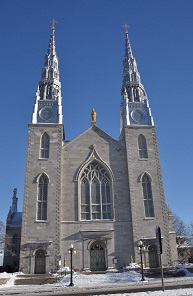
//> input picture church01.jpg, 193 x 296 px
$ ./drawKeyPoints   (built with g++ and OpenCV 4)
//> lines starting //> are read from the running program, lines starting //| are printed output that depends on the picture; after the words box and inside, x2 and y2 are one past the last pixel; in counts of white or black regions, pixels touching at a corner belong together
#include <opencv2/opencv.hpp>
using namespace std;
using namespace cv;

int main()
{
	// Grid adaptor detection
	Mat image = imread("../images/church01.jpg", 0);
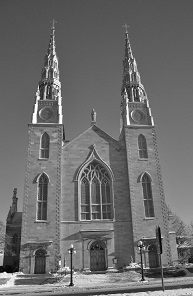
//> image: 296 rows x 193 cols, CV_8UC1; min 0, max 255, mean 107.8
	if (!image.data)
		return 0;

	int total(100); // requested number of keypoints
	int hstep(5), vstep(3); // a grid of 5 columns by 3 rows
							// hstep= vstep= 1; // try without grid
	int hsize(image.cols / hstep), vsize(image.rows / vstep);
//> hsize = 38; vsize = 98
	int subtotal(total / (hstep*vstep)); // number of keypoints per grid
	Mat imageROI;
	vector< KeyPoint > gridpoints;
	vector < KeyPoint > keypoints;

	cout << "Grid of " << vstep << " by " << hstep << " each of size " << vsize << " by " << hsize << endl;
//| Grid of 3 by 5 each of size 98 by 38

	// detection with low threshold
	Ptr < FastFeatureDetector > ptrFAST = FastFeatureDetector::create();
	ptrFAST->setThreshold(20);
	// non-max suppression
	ptrFAST->setNonmaxSuppression(true);

	// The final vector of keypoints
	// detect on each grid
	for (int i = 0; i < vstep; i++)
		for (int j = 0; j < hstep; j++) {

			// create ROI over current grid
			imageROI = image(Rect(j*hsize, i*vsize, hsize, vsize));
			// detect the keypoints in grid
			gridpoints.clear();
			ptrFAST->detect(imageROI, gridpoints);
			cout << "Number of FAST in grid " << i << "," << j << ": " << gridpoints.size() << endl;
			if (gridpoints.size() > subtotal) {
				for (auto it = gridpoints.begin(); it != gridpoints.begin() + subtotal; ++it) {
					cout << "  " << it->response << endl;
				}
			}

			// get the strongest FAST features
			auto itEnd(gridpoints.end());
			if (gridpoints.size() > subtotal) { // select the strongest features
				nth_element(gridpoints.begin(), gridpoints.begin() + subtotal, gridpoints.end(),
					[](KeyPoint& a, KeyPoint& b) {return a.response > b.response; });
				itEnd = gridpoints.begin() + subtotal;
			}

			// add them to the global keypoint vector
			for (auto it = gridpoints.begin(); it != itEnd; ++it) {
				it->pt += Point2f(j*hsize, i*vsize); // convert to image coordinates
				keypoints.push_back(*it);
				std::cout << "  " << it->response << std::endl;
			}
		}
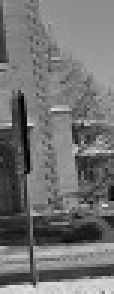
//> imageROI: 98 rows x 38 cols, CV_8UC1 (shown 3 times larger); min 1, max 227, mean 114.2
//> after the loop, gridpoints = 110 keypoints; strongest (x, y, size): (155, 237, 7), (159, 228, 7), (177, 248, 7), (161, 235, 7); keypoints = 72 keypoints; strongest (x, y, size): (4, 272, 7), (132, 89, 7), (141, 242, 7), (128, 124, 7)

	// draw the keypoints
	cv::drawKeypoints(image, keypoints, image, cv::Scalar(255, 255, 255), cv::DrawMatchesFlags::DRAW_OVER_OUTIMG);
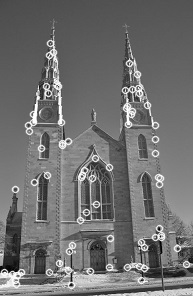
//> image: 296 rows x 193 cols, CV_8UC1; 5.37% of pixels changed, all inside (x1, y1, x2, y2) = (0, 39, 191, 290)

	// Display the keypoints
	namedWindow("FAST Features (grid)");
	moveWindow("FAST Features (grid)", 500, 250);
	imshow("FAST Features (grid)", image);

	waitKey();
	return 0;
}

$ run again, with church02.jpg copied over church01.jpg
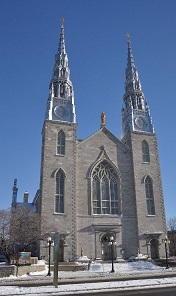
//> input picture church02.jpg, 176 x 296 px
//| Grid of 3 by 5 each of size 98 by 35
//> after the loop `for (int i = 0; i < vstep; i++)`:
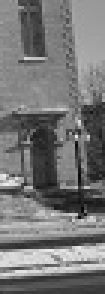
//> imageROI: 98 rows x 35 cols, CV_8UC1 (shown 3 times larger); min 7, max 238, mean 117.5
//> after the loop `for (int i = 0; i < vstep; i++)`: gridpoints = 85 keypoints; strongest (x, y, size): (169, 241, 7), (164, 267, 7), (166, 236, 7), (169, 258, 7); keypoints = 72 keypoints; strongest (x, y, size): (53, 243, 7), (48, 274, 7), (133, 129, 7), (50, 117, 7)
//> `cv::drawKeypoints(image, keypoints, image, cv::Scalar(255, 255, 255), ..`:
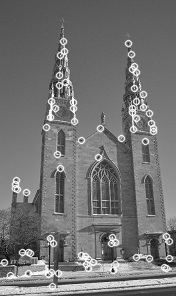
//> image: 296 rows x 176 cols, CV_8UC1; min 0, max 255, mean 115.4

$ run again, with church03.jpg copied over church01.jpg
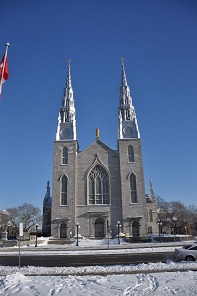
//> input picture church03.jpg, 197 x 296 px
//| Grid of 3 by 5 each of size 98 by 39
//> after the loop `for (int i = 0; i < vstep; i++)`:
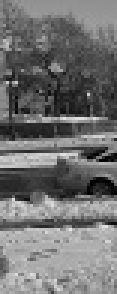
//> imageROI: 98 rows x 39 cols, CV_8UC1 (shown 3 times larger); min 0, max 228, mean 113.1
//> after the loop `for (int i = 0; i < vstep; i++)`: gridpoints = 147 keypoints; strongest (x, y, size): (161, 223, 7), (185, 227, 7), (160, 262, 7), (185, 248, 7); keypoints = 66 keypoints; strongest (x, y, size): (25, 275, 7), (8, 44, 7), (139, 137, 7), (161, 223, 7)
//> `cv::drawKeypoints(image, keypoints, image, cv::Scalar(255, 255, 255), ..`:
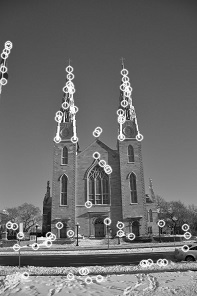
//> image: 296 rows x 197 cols, CV_8UC1; min 0, max 255, mean 108.9
